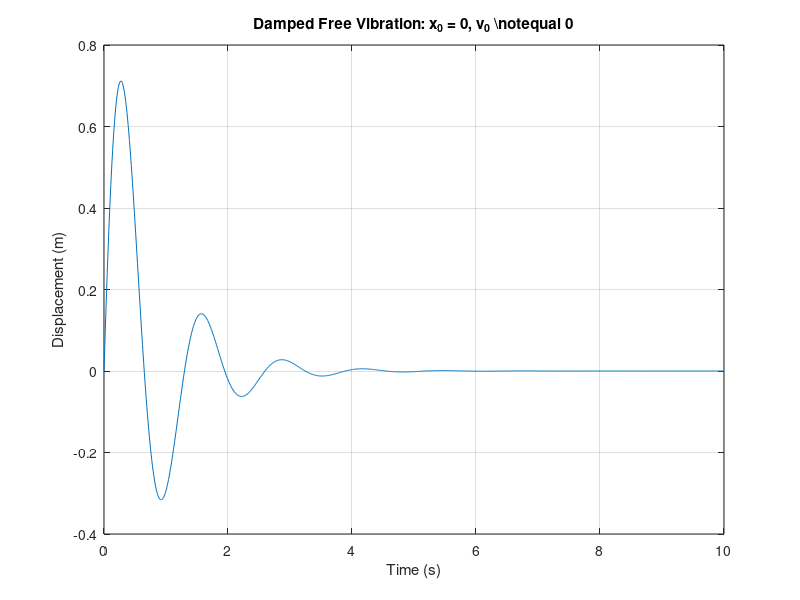

MATLAB code to generate this figure:
clc;
clear;
close all;

%% System parameters
m = 1000;       % Mass (kg)
zeta = 0.25;       % Damping ratio

%% Initial conditions
x0 = 0;         % Initial displacement (m)
v0 = 5;         % Initial velocity (m/s)

%% Calculate system properties
wn = 5;                 % Natural frequency (rad/s)
wd = wn*sqrt(1-zeta^2);        % Damped natural frequency (rad/s)

%% Time
t = linspace(0,10,1000);

%% Damped free vibration response
x = (v0/wd) .* exp(-zeta*wn*t) .* sin(wd*t);

%% Plot displacement
plot(t,x);

xlabel('Time (s)');
ylabel('Displacement (m)');
title('Damped Free Vibration: x_0 = 0, v_0 \notequal 0');

grid on;
